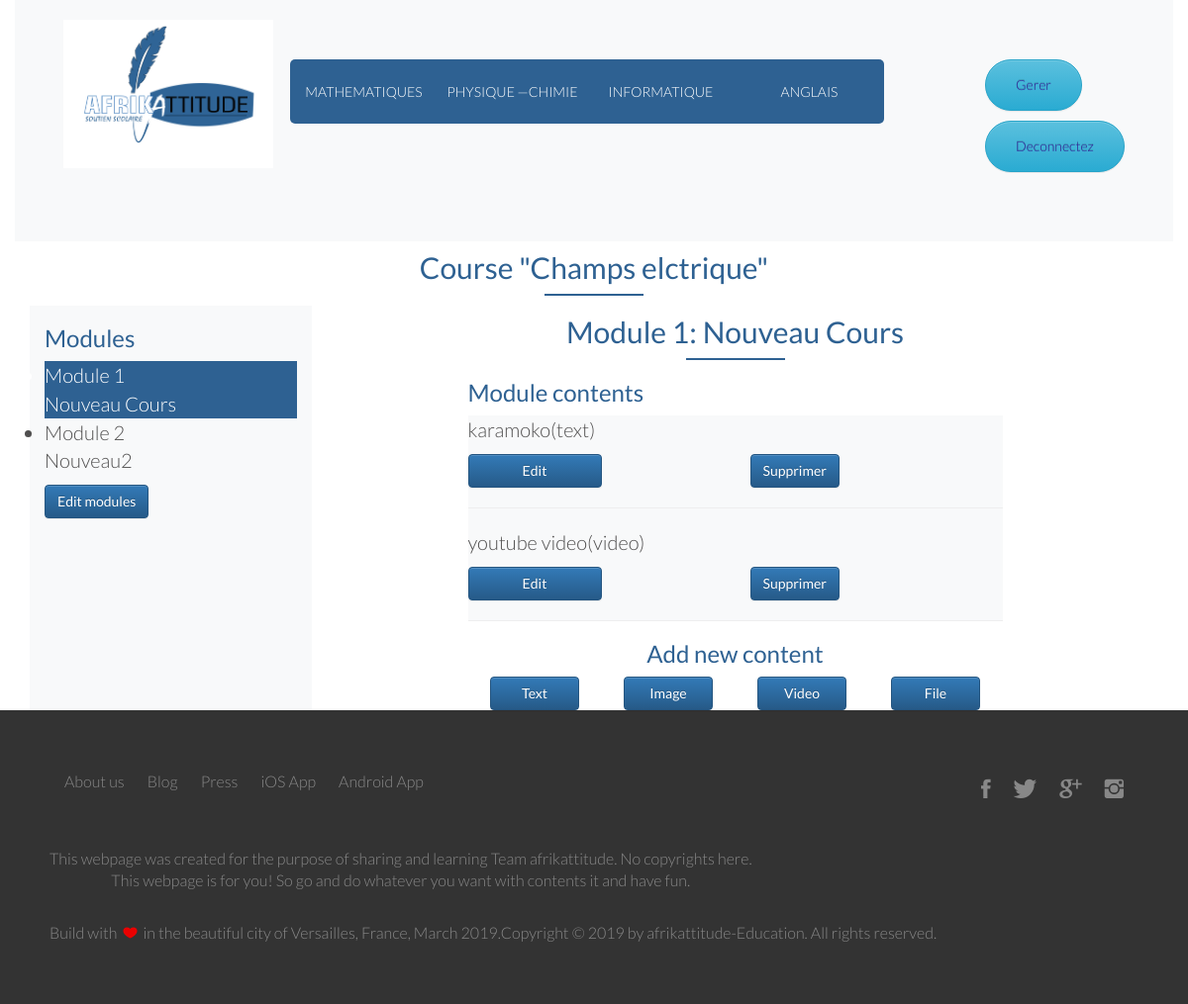
Page /courses/module/6/ (signed in) on the committed database.
### courses/models.py (models this page shows, shortened)
class Course(models.Model):
    owner           = models.ForeignKey(User, on_delete=models.CASCADE, default=1)
    subject         = models.ForeignKey(Subject, related_name='courses', on_delete=models.CASCADE)
    title           = models.CharField(max_length=50)
    image           = models.ImageField(upload_to=upload_image_path, blank=True)
    description     = models.CharField(max_length=500)
    pub_date        = models.DateTimeField(auto_now=True)
    slug            = models.SlugField(max_length=200, unique=True)
    overview        = models.TextField(null=True, blank=True)
    created         = models.DateTimeField(auto_now_add=True)
    students        = models.ManyToManyField(User, related_name='course_joined', blank=True)
    class Meta:
        ordering = ['-created']

class Module(models.Model):
    course      = models.ForeignKey(Course, related_name="modules", on_delete=models.CASCADE)
    title       = models.CharField(max_length=120)
    description = models.TextField(blank=True)
    order       = OrderField(blank=True, for_fields=['course'])
    class Meta:
        ordering = ['order']

class Content(models.Model):
    module          = models.ForeignKey(Module, related_name='contents', on_delete=models.CASCADE)
    content_type    = models.ForeignKey(ContentType, on_delete=models.CASCADE,
                                limit_choices_to={'model__in':(
                                    'text',
                                    'video',
                                    'image',
                                    'file')})
    object_id       = models.PositiveIntegerField()
    item            = GenericForeignKey('content_type', 'object_id')
    order           = OrderField(blank=True, for_fields=['module'])
    class Meta:
        ordering = ['order']

class ItemBase(models.Model):
    owner       = models.ForeignKey(User, related_name='%(class)s_related', on_delete=models.CASCADE)
    title       = models.CharField(max_length=250)
    created     = models.DateTimeField(auto_now_add=True)
    updated     = models.DateTimeField(auto_now=True)
    class Meta:
        abstract = True
    def __str__(self):
        return self.title

class Text(ItemBase):
    content = models.TextField()

class Video(ItemBase):
    url = models.URLField()

### courses/views.py (the view)
# urls.py: path('module/<int:module_id>/', ModuleContentListView.as_view(), name='module_content_list'),
class ModuleContentListView(TemplateResponseMixin, View):
    template_name = "courses/manage/module/content_list.html"
    def get(self, request, module_id):
        module = get_object_or_404(Module,
                                   id=module_id,
                                   course__owner=request.user)
        return self.render_to_response({'module': module})

### courses/templatetags/course.py (called while the page is built)
@register.filter
def model_name(obj):
    try:
        return obj._meta.model_name
    except AttributeError:
        return None

### courses/templates/courses/manage/module/content_list.html (shortened to what this page needs)
{% extends "afrik_app/base.html" %}
{% load course %}
{% block content %}
{% with course=module.course %}
<div class="text-center">
  <h2>Course "{{course.title}}"</h2>
</div>
<div class="row">
  <div class="col-12 col-md-3 bg-light">
    <h3>Modules</h3>
    <ul id="modules">
      {% for m in course.modules.all %}
        <li data-id="{{ m.id }}" {% if m == module %} class="selected" {% endif %} >
          <a href="{% url "course:module_content_list" m.id %}">
            <span>
              Module <span class="order">{{ m.order|add:1}}</span>
            </span>
            <br>
            {{ m.title }}
          </a>
        </li>
      {% empty %}
        <li>No modules yet.</li>
      {% endfor %}
    </ul>
    <p class="btn btn-primary"><a href="{% url "course:course_module_update" course.id%}">Edit modules</a></p>
  </div>
  <div class="col-12 col-md-6 mx-auto">
    <h2>Module {{ module.order|add:1}}: {{ module.title }}</h2>
    <h3>Module contents</h3>
    <div id="module-contents" class="bg-light">
      {% for content in module.contents.all %}
      <div data-id="{{ content.id }}">
        {% with item=content.item %}
          <p>{{ item }}({{ item|model_name }})</p>
          <div class="row">
            <div class="col-3 btn btn-primary">
          <a href="{% url "course:module_content_update" module.id item|model_name item.id%}">Edit</a>
          </div>
          <div class="col-3 mx-auto ">
          <form action="{% url "course:module_content_delete" content.id %}" method="post">
            <input type="submit" value="Supprimer" class="btn btn-primary ">
          </form>
          </div>
          </div>
        {% endwith %}
        <hr>
      </div>
      {% empty %}
        <p>This module has no contents yet.</p>
      {% endfor %}
    </div>
    <h3 class="text-center">Add new content</h3>
    <div class="row">
      <div class="col-2 mx-auto btn btn-primary">
        <a href="{% url "course:module_content_create" module.id "text"%}">Text</a>
      </div>
      <div class="col-2 mx-auto btn btn-primary">
        <a href="{% url "course:module_content_create" module.id "image"%}">Image</a>
      </div>
      <div class="col-2 mx-auto btn btn-primary">
        <a href="{% url "course:module_content_create" module.id "video"%}">Video</a>
      </div>
      <div class="col-2 mx-auto btn btn-primary">
        <a href="{% url "course:module_content_create" module.id "file"%}">File</a>
      </div>
    </div>
  </div>
</div>
{% endwith %}
{% endblock %}

### static/css/grid.css (style rules this page uses)
.row { zoom: 1; }
.row:before, .row:after { content:""; display:table; }
.row:after { clear:both; }

### static/css/afrik_app.css (style rules this page uses)
:root { --site-main-color: #2e6192; --tarifs-background: linear-gradient(#ECE9E6, #FFFFFF); }
* { margin: 0; padding: 0; box-sizing: border-box; }
html, body { background-color: #fff; color: #504f4f; font-family: 'Lato','Arial',sans-serif; font-weight: 300; font-size: 20px; text-rendering: optimizeLegibility; overflow-x: hidden; }
.row { margin: 0 auto; max-width: 1140px; }
h2 { text-align: center; margin-top: 10px; margin-bottom: 10px; color: var(--site-main-color); }
h2:after { display: block; height: 2px; background-color: var(--site-main-color); content: " "; width: 100px; margin: 0 auto; margin-top: 10px; }
h3 { text-align: left; margin-bottom: 10px; color: var(--site-main-color); }
a, a:hover, a:focus { color: inherit; text-decoration: none; transition: all 0.3s; }
.selected { color: #fff; background-color: var(--site-main-color); }

### rows in the picture
Course: title "Champs elctrique"
Module: order|add "1", title "Nouveau Cours"
Module: order|add "2", title "Nouveau2"
Content: item "karamoko", item|model_name "text"
Content: item "youtube video", item|model_name "video"
